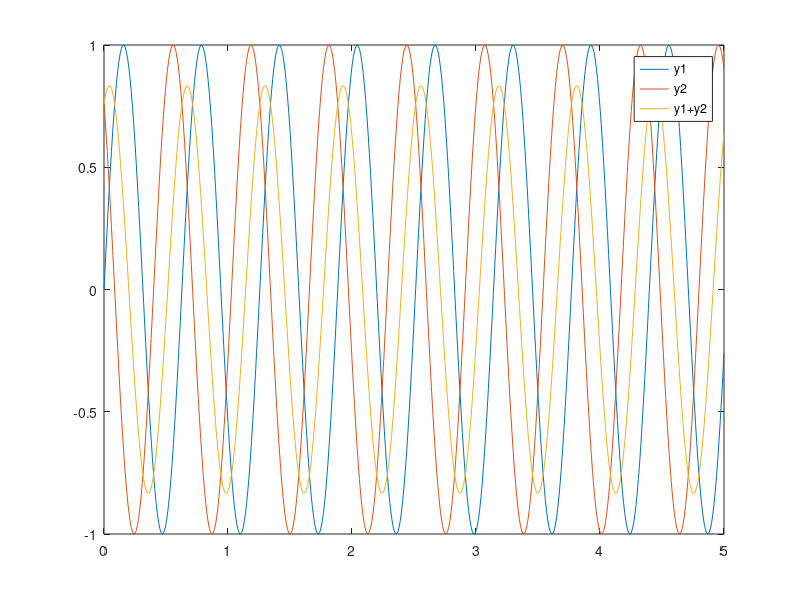

Reproduce this figure in MATLAB.
x=0:0.01:5;
y1=sin(10*x);
y2=sin(10*x+2.28169);
figure;
plot(x,y1);
hold on
plot(x,y2);
hold on
plot(x,y1+y2);
legend('y1','y2','y1+y2');
